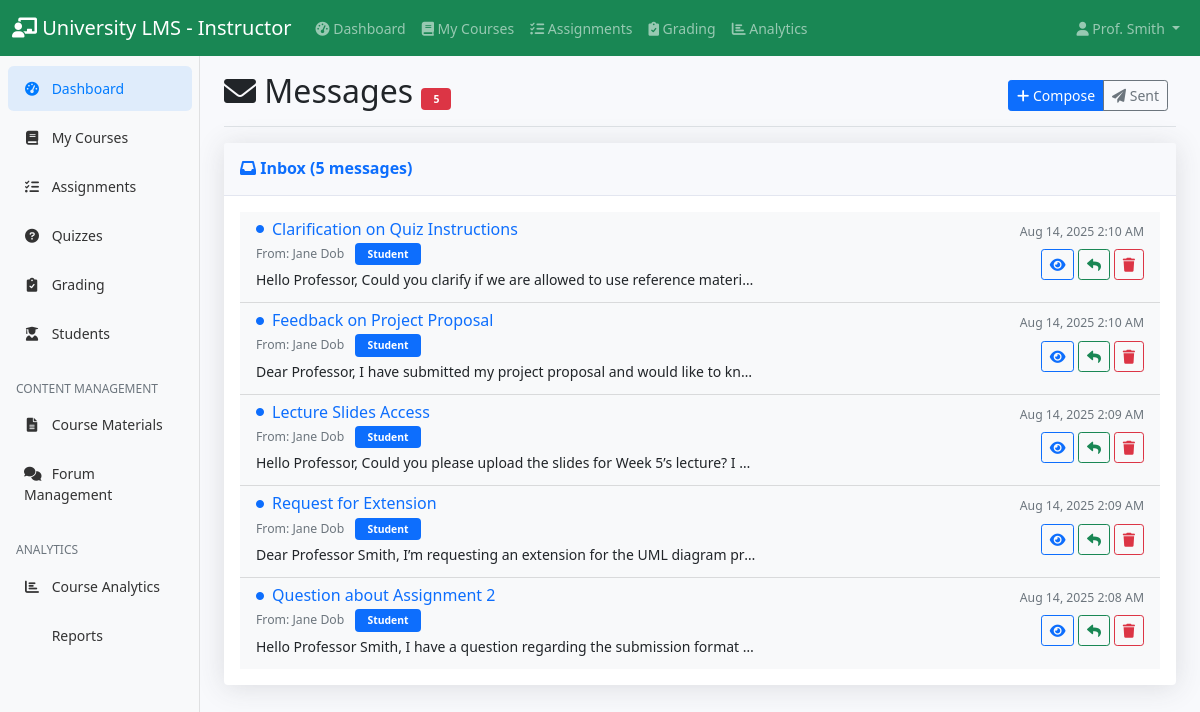
The page /messages/inbox.php (signed in) on the database its author committed.
### tables this page shows
CREATE TABLE `messages` (
  `id` int(11) NOT NULL,
  `sender_id` int(11) NOT NULL,
  `recipient_id` int(11) NOT NULL,
  `subject` varchar(200) DEFAULT NULL,
  `content` text NOT NULL,
  `sent_at` timestamp NOT NULL DEFAULT current_timestamp(),
  `read_at` timestamp NULL DEFAULT NULL,
  `is_deleted_by_sender` tinyint(1) DEFAULT 0,
  `is_deleted_by_recipient` tinyint(1) DEFAULT 0
);

CREATE TABLE `users` (
  `id` int(11) NOT NULL,
  `username` varchar(50) NOT NULL,
  `email` varchar(100) NOT NULL,
  `password` varchar(255) NOT NULL,
  `first_name` varchar(50) NOT NULL,
  `last_name` varchar(50) NOT NULL,
  `role` enum('student','instructor','admin') NOT NULL,
  `profile_image` varchar(255) DEFAULT NULL,
  `created_at` timestamp NOT NULL DEFAULT current_timestamp(),
  `updated_at` timestamp NOT NULL DEFAULT current_timestamp() ON UPDATE current_timestamp()
);

### config/database.php (called while the page is built, shortened)
<?php
function hasRole($role) {
    return isset($_SESSION['role']) && $_SESSION['role'] === $role;
}
function formatDate($date) {
    return date('M j, Y g:i A', strtotime($date));
}
?>

### messages/inbox.php (the view, shortened to what this page needs)
<?php
require_once '../config/database.php';
$database = new Database();
$db = $database->getConnection();
$query = "SELECT m.*,
          sender.first_name as sender_first_name, sender.last_name as sender_last_name,
          sender.role as sender_role
          FROM messages m
          JOIN users sender ON m.sender_id = sender.id
          WHERE m.recipient_id = ? AND m.is_deleted_by_recipient = FALSE
          ORDER BY m.sent_at DESC";
$stmt = $db->prepare($query);
$stmt->execute([$_SESSION['user_id']]);
$messages = $stmt->fetchAll(PDO::FETCH_ASSOC);
$query = "SELECT COUNT(*) as unread_count FROM messages WHERE recipient_id = ? AND read_at IS NULL AND is_deleted_by_recipient = FALSE";
$stmt = $db->prepare($query);
$stmt->execute([$_SESSION['user_id']]);
$unread_count = $stmt->fetch(PDO::FETCH_ASSOC)['unread_count'];
?>
<!DOCTYPE html>
<html lang="en">
<head>
    <link href="https://cdn.jsdelivr.net/npm/bootstrap@5.1.3/dist/css/bootstrap.min.css" rel="stylesheet">
    <link href="https://cdnjs.cloudflare.com/ajax/libs/font-awesome/6.0.0/css/all.min.css" rel="stylesheet">
    <link href="../assets/css/dashboard.css" rel="stylesheet">
</head>
<body>
    <?php
    if (hasRole('student')) {
        include '../includes/student_navbar.php';
    } elseif (hasRole('instructor')) {
        include '../includes/instructor_navbar.php';
    }
    ?>
    <div class="container-fluid">
        <div class="row">
            <?php
            if (hasRole('student')) {
                include '../includes/student_sidebar.php';
            } elseif (hasRole('instructor')) {
                include '../includes/instructor_sidebar.php';
            }
            ?>
            <main class="col-md-9 ms-sm-auto col-lg-10 px-md-4">
                <div class="d-flex justify-content-between flex-wrap flex-md-nowrap align-items-center pt-3 pb-2 mb-3 border-bottom">
                    <h1 class="h2">
                        <i class="fas fa-envelope"></i> Messages
                        <?php if ($unread_count > 0): ?>
                            <span class="badge bg-danger"><?php echo $unread_count; ?></span>
                        <?php endif; ?>
                    </h1>
                    <div class="btn-toolbar mb-2 mb-md-0">
                        <div class="btn-group me-2">
                            <a href="compose.php" class="btn btn-sm btn-primary">
                                <i class="fas fa-plus"></i> Compose
                            </a>
                            <a href="sent.php" class="btn btn-sm btn-outline-secondary">
                                <i class="fas fa-paper-plane"></i> Sent
                            </a>
                        </div>
                    </div>
                </div>
                <div class="row">
                    <div class="col-12">
                        <div class="card shadow">
                            <div class="card-header py-3">
                                <h6 class="m-0 font-weight-bold text-primary">
                                    <i class="fas fa-inbox"></i> Inbox (<?php echo count($messages); ?> messages)
                                </h6>
                            </div>
                            <div class="card-body">
                                <?php if (empty($messages)): ?>
                                    <div class="text-center py-4">
                                        <i class="fas fa-inbox fa-3x text-gray-300 mb-3"></i>
                                        <p class="text-muted">Your inbox is empty.</p>
                                        <a href="compose.php" class="btn btn-primary">Send your first message</a>
                                    </div>
                                <?php else: ?>
                                    <div class="list-group list-group-flush">
                                        <?php foreach ($messages as $message): ?>
                                            <div class="list-group-item <?php echo is_null($message['read_at']) ? 'bg-light' : ''; ?>">
                                                <div class="d-flex w-100 justify-content-between align-items-start">
                                                    <div class="flex-grow-1">
                                                        <div class="d-flex align-items-center mb-1">
                                                            <?php if (is_null($message['read_at'])): ?>
                                                                <i class="fas fa-circle text-primary me-2" style="font-size: 0.5rem;"></i>
                                                            <?php endif; ?>
                                                            <h6 class="mb-0">
                                                                <a href="view.php?id=<?php echo $message['id']; ?>" class="text-decoration-none">
                                                                    <?php echo htmlspecialchars($message['subject'] ?: 'No Subject'); ?>
                                                                </a>
                                                            </h6>
                                                        </div>
                                                        <p class="mb-1 text-muted small">
                                                            From: <?php echo htmlspecialchars($message['sender_first_name'] . ' ' . $message['sender_last_name']); ?>
                                                            <span class="badge bg-<?php echo $message['sender_role'] == 'instructor' ? 'success' : 'primary'; ?> ms-2">
                                                                <?php echo ucfirst($message['sender_role']); ?>
                                                            </span>
                                                        </p>
                                                        <p class="mb-1 text-truncate" style="max-width: 500px;">
                                                            <?php echo htmlspecialchars(substr($message['content'], 0, 100)) . (strlen($message['content']) > 100 ? '...' : ''); ?>
                                                        </p>
                                                    </div>
                                                    <div class="text-end">
                                                        <small class="text-muted"><?php echo formatDate($message['sent_at']); ?></small>
                                                        <div class="mt-2">
                                                            <a href="view.php?id=<?php echo $message['id']; ?>" class="btn btn-sm btn-outline-primary">
                                                                <i class="fas fa-eye"></i>
                                                            </a>
                                                            <a href="reply.php?id=<?php echo $message['id']; ?>" class="btn btn-sm btn-outline-success">
                                                                <i class="fas fa-reply"></i>
                                                            </a>
                                                            <button class="btn btn-sm btn-outline-danger" onclick="deleteMessage(<?php echo $message['id']; ?>)">
                                                                <i class="fas fa-trash"></i>
                                                            </button>
                                                        </div>
                                                    </div>
                                                </div>
                                            </div>
                                        <?php endforeach; ?>
                                    </div>
                                <?php endif; ?>
                            </div>
                        </div>
                    </div>
                </div>
            </main>
        </div>
    </div>
</body>
</html>

### assets/css/dashboard.css (style rules this page uses)
body { font-size: .875rem; background-color: #f8f9fc; }
.card { box-shadow: 0 0.15rem 1.75rem 0 rgba(58, 59, 69, 0.15) !important; border: none; }
.card-header { background-color: #f8f9fc; border-bottom: 1px solid #e3e6f0; }
.font-weight-bold { font-weight: 700 !important; }
.btn { border-radius: 0.35rem; font-weight: 400; }
.btn-sm { padding: 0.25rem 0.5rem; font-size: 0.875rem; border-radius: 0.2rem; }
.badge { font-weight: 600; font-size: 0.65rem; padding: 0.375rem 0.75rem; }
.text-truncate { overflow: hidden; text-overflow: ellipsis; white-space: nowrap; }
.shadow { box-shadow: 0 0.15rem 1.75rem 0 rgba(58, 59, 69, 0.15) !important; }

### rows shown on the page
messages: subject "Clarification on Quiz Instructions", sender.last_name "Jane Dob", sender.role "Student", content "Hello Professor, Could you clarify if we are allowed to use reference materi…", sent_at "Aug 14, 2025 2:10 AM"
messages: subject "Feedback on Project Proposal", sender.last_name "Jane Dob", sender.role "Student", content "Dear Professor, I have submitted my project proposal and would like to kn…", sent_at "Aug 14, 2025 2:10 AM"
messages: subject "Lecture Slides Access", sender.last_name "Jane Dob", sender.role "Student", content "Hello Professor, Could you please upload the slides for Week 5’s lecture? I…", sent_at "Aug 14, 2025 2:09 AM"
messages: subject "Request for Extension", sender.last_name "Jane Dob", sender.role "Student", content "Dear Professor Smith, I’m requesting an extension for the UML diagram pr…", sent_at "Aug 14, 2025 2:09 AM"
messages: subject "Question about Assignment 2", sender.last_name "Jane Dob", sender.role "Student", content "Hello Professor Smith, I have a question regarding the submission format…", sent_at "Aug 14, 2025 2:08 AM"

### other values the page prints
$_SESSION['last_name'] "Smith"
$unread_count "5"
count($messages) "5"
